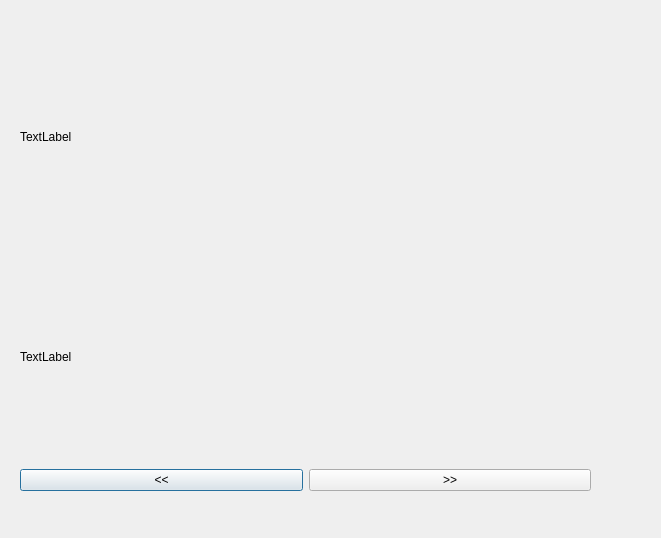
<?xml version="1.0" encoding="UTF-8"?>
<ui version="4.0">
 <class>RulesWindow</class>
 <widget class="QDialog" name="RulesWindow">
  <property name="geometry">
   <rect>
    <x>0</x>
    <y>0</y>
    <width>661</width>
    <height>538</height>
   </rect>
  </property>
  <property name="windowTitle">
   <string>Dialog</string>
  </property>
  <widget class="QWidget" name="gridLayoutWidget">
   <property name="geometry">
    <rect>
     <x>20</x>
     <y>30</y>
     <width>571</width>
     <height>461</height>
    </rect>
   </property>
   <layout class="QGridLayout" name="gridLayout">
    <item row="3" column="0">
     <widget class="QPushButton" name="pushButton">
      <property name="text">
       <string>&lt;&lt;</string>
      </property>
     </widget>
    </item>
    <item row="3" column="1">
     <widget class="QPushButton" name="pushButton_2">
      <property name="text">
       <string>&gt;&gt;</string>
      </property>
     </widget>
    </item>
    <item row="1" column="0" colspan="2">
     <widget class="QLabel" name="label_2">
      <property name="text">
       <string>TextLabel</string>
      </property>
     </widget>
    </item>
    <item row="0" column="0" colspan="2">
     <widget class="QLabel" name="label">
      <property name="text">
       <string>TextLabel</string>
      </property>
     </widget>
    </item>
   </layout>
  </widget>
 </widget>
 <resources/>
 <connections/>
</ui>
